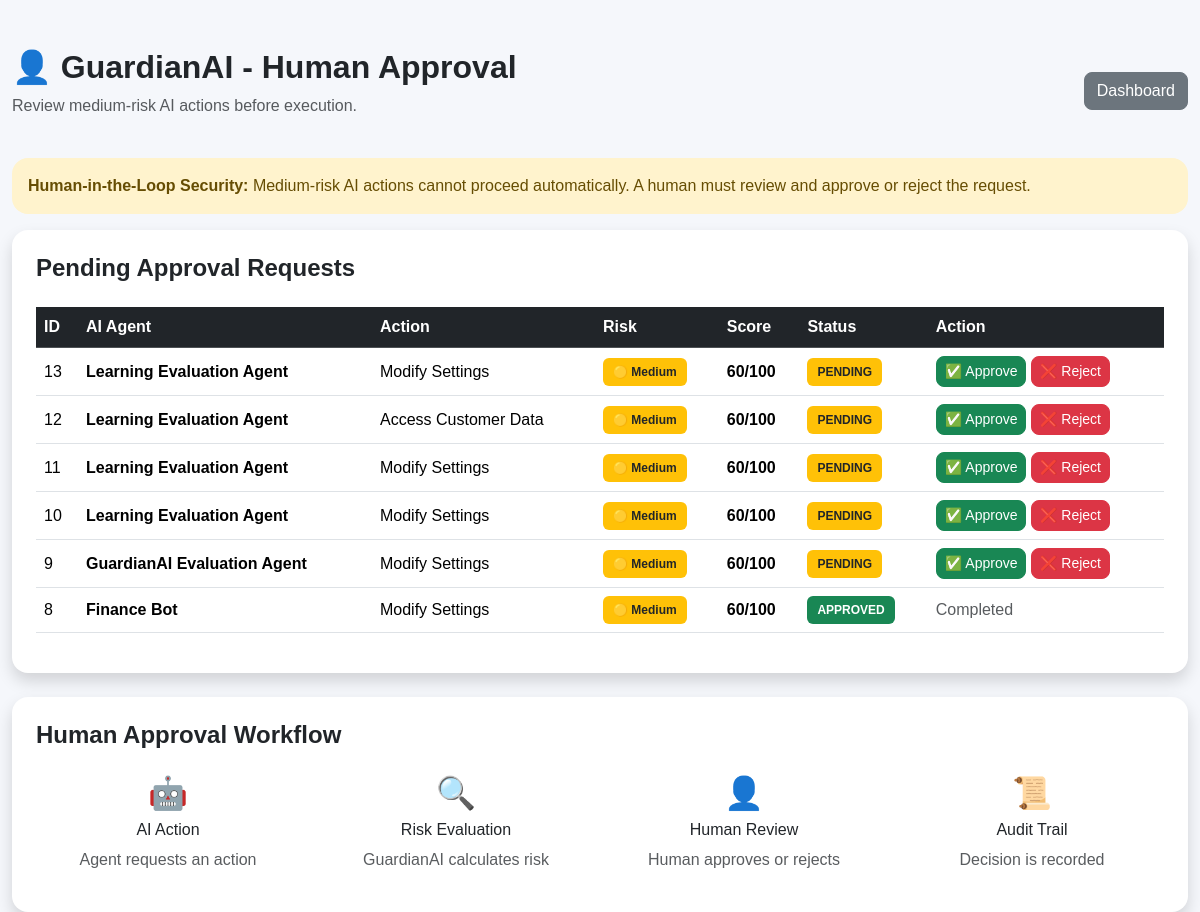
/approval, run on the app's committed database.
### tables this page shows
CREATE TABLE approval_requests (
            id INTEGER PRIMARY KEY AUTOINCREMENT,
            agent TEXT,
            action TEXT,
            risk TEXT,
            score INTEGER,
            status TEXT
        );

### app.py (the view)
@app.route("/approval")
def approval():
    connection = get_connection()
    cursor = connection.cursor()
    cursor.execute("""
        SELECT
            id,
            agent,
            action,
            risk,
            score,
            status
        FROM approval_requests
        ORDER BY id DESC
    """)
    requests = cursor.fetchall()
    connection.close()
    return render_template(
        "approval.html",
        requests=requests
    )

### app.py (called while the page is built)
def get_connection():
    connection = sqlite3.connect(DATABASE)
    connection.row_factory = sqlite3.Row
    return connection

### templates/approval.html (shortened to what this page needs)
<!DOCTYPE html>
<html lang="en">
<head>
    <link
        href="https://cdn.jsdelivr.net/npm/bootstrap@5.3.7/dist/css/bootstrap.min.css"
        rel="stylesheet">
    <link
        rel="stylesheet"
        href="{{ url_for('static', filename='css/dashboard.css') }}">
</head>
<body>
<div class="container mt-5">
    <div class="d-flex justify-content-between align-items-center mb-4">
        <div>
            <h2>
                👤 GuardianAI - Human Approval
            </h2>
            <p class="text-muted">
                Review medium-risk AI actions before execution.
            </p>
        </div>
        <a href="/" class="btn btn-secondary">
            Dashboard
        </a>
    </div>
    <div class="alert alert-warning rounded-4">
        <strong>Human-in-the-Loop Security:</strong>
        Medium-risk AI actions cannot proceed automatically.
        A human must review and approve or reject the request.
    </div>
    <div class="card shadow border-0 rounded-4">
        <div class="card-body p-4">
            <h4 class="mb-4">
                Pending Approval Requests
            </h4>
            {% if requests %}
            <div class="table-responsive">
                <table class="table table-hover align-middle">
                    <thead class="table-dark">
                        <tr>
                            <th>ID</th>
                            <th>AI Agent</th>
                            <th>Action</th>
                            <th>Risk</th>
                            <th>Score</th>
                            <th>Status</th>
                            <th>Action</th>
                        </tr>
                    </thead>
                    <tbody>
                        {% for item in requests %}
                        <tr>
                            <td>
                                {{ item.id }}
                            </td>
                            <td>
                                <strong>
                                    {{ item.agent }}
                                </strong>
                            </td>
                            <td>
                                {{ item.action }}
                            </td>
                            <td>
                                <span class="badge bg-warning text-dark">
                                    🟡 {{ item.risk }}
                                </span>
                            </td>
                            <td>
                                <strong>
                                    {{ item.score }}/100
                                </strong>
                            </td>
                            <td>
                                {% if item.status == "PENDING" %}
                                <span class="badge bg-warning text-dark">
                                    PENDING
                                </span>
                                {% elif item.status == "APPROVED" %}
                                <span class="badge bg-success">
                                    APPROVED
                                </span>
                                {% elif item.status == "REJECTED" %}
                                <span class="badge bg-danger">
                                    REJECTED
                                </span>
                                {% endif %}
                            </td>
                            <td>
                                {% if item.status == "PENDING" %}
                                <a
                                    href="/approve/{{ item.id }}"
                                    class="btn btn-success btn-sm">
                                    ✅ Approve
                                </a>
                                <a
                                    href="/reject/{{ item.id }}"
                                    class="btn btn-danger btn-sm">
                                    ❌ Reject
                                </a>
                                {% else %}
                                <span class="text-muted">
                                    Completed
                                </span>
                                {% endif %}
                            </td>
                        </tr>
                        {% endfor %}
                    </tbody>
                </table>
            </div>
            {% endif %}
        </div>
    </div>
    <div class="card shadow border-0 rounded-4 mt-4">
        <div class="card-body p-4">
            <h4>
                Human Approval Workflow
            </h4>
            <div class="row text-center mt-4">
                <div class="col-md-3">
                    <h2>
                        🤖
                    </h2>
                    <h6>
                        AI Action
                    </h6>
                    <p class="text-muted">
                        Agent requests an action
                    </p>
                </div>
                <div class="col-md-3">
                    <h2>
                        🔍
                    </h2>
                    <h6>
                        Risk Evaluation
                    </h6>
                    <p class="text-muted">
                        GuardianAI calculates risk
                    </p>
                </div>
                <div class="col-md-3">
                    <h2>
                        👤
                    </h2>
                    <h6>
                        Human Review
                    </h6>
                    <p class="text-muted">
                        Human approves or rejects
                    </p>
                </div>
                <div class="col-md-3">
                    <h2>
                        📜
                    </h2>
                    <h6>
                        Audit Trail
                    </h6>
                    <p class="text-muted">
                        Decision is recorded
                    </p>
                </div>
            </div>
        </div>
    </div>
</div>
</body>
</html>

### static/css/dashboard.css (style rules this page uses)
body { background-color: #f5f7fb; font-family: Arial, sans-serif; }
.card { border-radius: 16px; }
h2 { font-weight: 700; }
h4 { font-weight: 600; }
.table { background-color: white; }
.btn { border-radius: 8px; }
.badge { padding: 8px 10px; }
.alert { border: none; }
.container { max-width: 1200px; }

### data on the page
approval_requests: id "13", agent "Learning Evaluation Agent", action "Modify Settings", risk "Medium", score "60", status "PENDING"
approval_requests: id "12", agent "Learning Evaluation Agent", action "Access Customer Data", risk "Medium", score "60", status "PENDING"
approval_requests: id "11", agent "Learning Evaluation Agent", action "Modify Settings", risk "Medium", score "60", status "PENDING"
approval_requests: id "10", agent "Learning Evaluation Agent", action "Modify Settings", risk "Medium", score "60", status "PENDING"
approval_requests: id "9", agent "GuardianAI Evaluation Agent", action "Modify Settings", risk "Medium", score "60", status "PENDING"
approval_requests: id "8", agent "Finance Bot", action "Modify Settings", risk "Medium", score "60", status "APPROVED"
